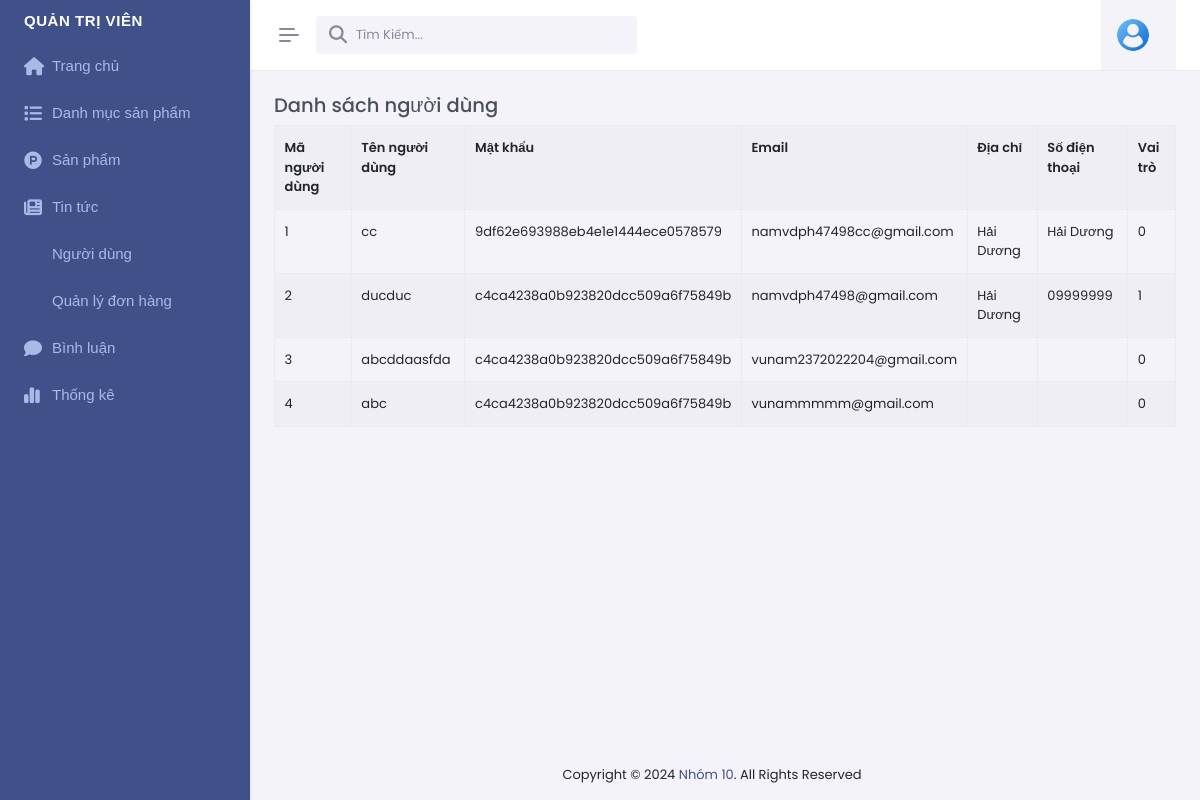
The app's page /admin/index.php?act=dskh, older data.
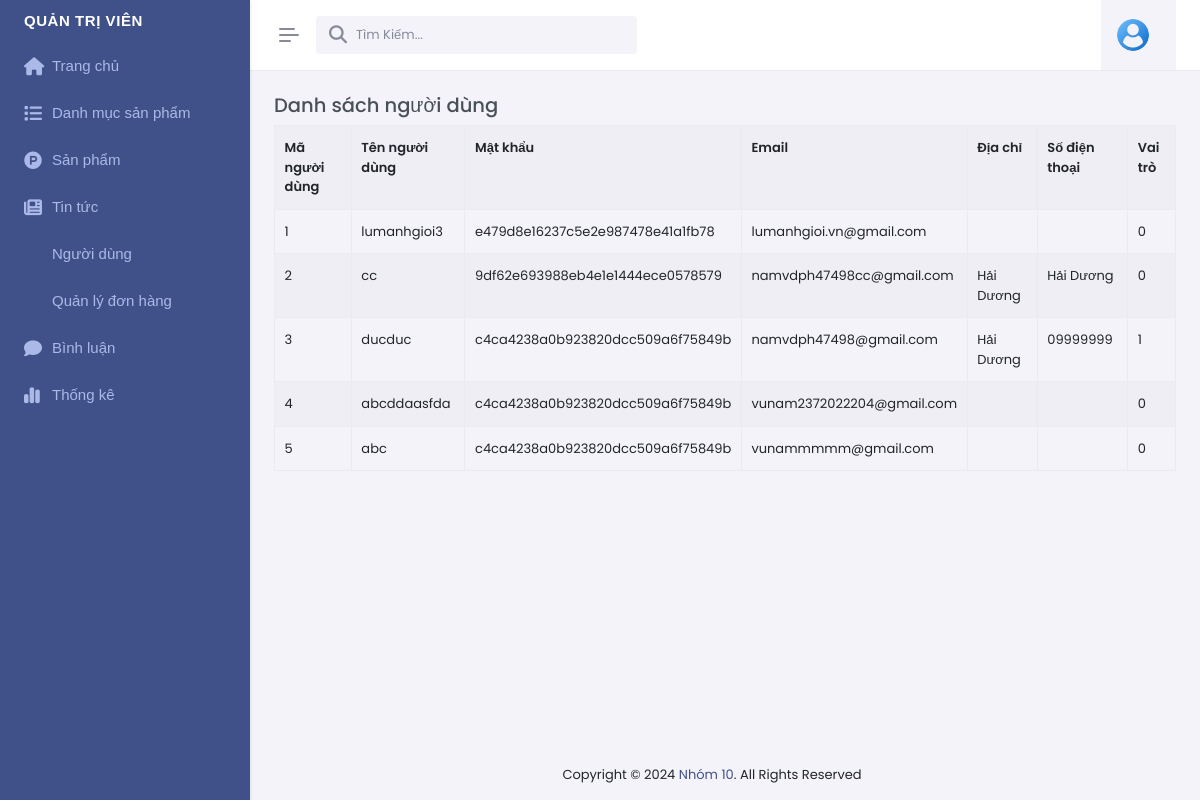
The same page, newer data.
### tables this page shows
CREATE TABLE `taikhoan` (
  `id` int NOT NULL,
  `tentk` varchar(50) NOT NULL,
  `pass` varchar(999) NOT NULL,
  `email` varchar(255) NOT NULL,
  `diachi` varchar(255) DEFAULT NULL,
  `sdt` varchar(20) DEFAULT NULL,
  `role` tinyint DEFAULT '0'
);

### model/pdo.php (called while the page is built, shortened)
<?php
function pdo_get_connection(){
    $dburl = "mysql:host=localhost;dbname=duan1;charset=utf8";
    $username = 'root';
    $password = '';
    $conn = new PDO($dburl, $username, $password);
    $conn->setAttribute(PDO::ATTR_ERRMODE, PDO::ERRMODE_EXCEPTION);
    return $conn;
}
function pdo_query($sql){
    $sql_args = array_slice(func_get_args(), 1);
    try{
        $conn = pdo_get_connection();
        $stmt = $conn->prepare($sql);
        $stmt->execute($sql_args);
        $rows = $stmt->fetchAll();
        return $rows;
    }
    catch(PDOException $e){
        throw $e;
    }
    finally{
        unset($conn);
    }
}

### model/taikhoan.php (called while the page is built, shortened)
<?php
  function loadall_taikhoan(){
   $sql="select *from taikhoan order by id desc";
   $listtaikhoan= pdo_query($sql);
   return $listtaikhoan;
}
?>

### admin/taikhoan/list.php (the view, shortened to what this page needs)
        <div class="main-content">
<div class="page-content">
  <div class="container-fluid">
    <div class="row mb-3 pb-1">
      <div class="col-md-12">
        <div class="fromtitle">
          <h4>Danh sách người dùng</h4>
        </div>
        <div class="fromcontent">
          <div class="table-responsive dt-responsive">
            <div class="dataTables_wrapper dt-bootstrap5">
              <table id="dom-jqry" class="table table-striped table-bordered nowrap dataTable">
                <tr>
                  <th>Mã người dùng</th>
                  <th>Tên người dùng</th>
                  <th>Mật khẩu</th>
                  <th>Email</th>
                  <th>Địa chỉ</th>
                  <th>Số điện thoại</th>
                  <th>Vai trò</th>
                </tr>
                <?php
                $i = 1;
                foreach (loadall_taikhoan() as $nguoidung) {
                  extract($nguoidung);
                  echo '<tr>
                  <td>' . $i++ . '</td>
                  <td>' . $tentk . '</td>
                  <td>' . $pass . '</td>
                  <td>' . $email . '</td>
                  <td>' . $diachi . '</td>
                  <td>' . $sdt . '</td>
                   <td>' . $role . '</td>
              </tr>';
                }
                ?>
              </table>
            </div>
          </div>
        </div>
      </div>
    </div>
  </div>

Row changes from the older to the newer data that the page shows:
added taikhoan: tentk "lumanhgioi3", pass "e479d8e16237c5e2e987478e41a1fb78", email "lumanhgioi.vn@gmail.com", role "0"
